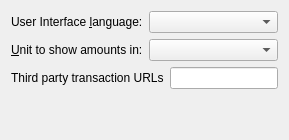
     <widget class="QWidget" name="tabDisplay">
      <attribute name="title">
       <string>&amp;Display</string>
      </attribute>
      <layout class="QVBoxLayout" name="verticalLayout_Display">
       <item>
        <layout class="QHBoxLayout" name="horizontalLayout_1_Display">
         <item>
          <widget class="QLabel" name="langLabel">
           <property name="text">
            <string>User Interface &amp;language:</string>
           </property>
           <property name="textFormat">
            <enum>Qt::PlainText</enum>
           </property>
           <property name="buddy">
            <cstring>lang</cstring>
           </property>
          </widget>
         </item>
         <item>
          <widget class="QValueComboBox" name="lang">
           <property name="toolTip">
            <string>The user interface language can be set here. This setting will take effect after restarting %1.</string>
           </property>
          </widget>
         </item>
        </layout>
       </item>
       <item>
        <layout class="QHBoxLayout" name="horizontalLayout_2_Display">
         <item>
          <widget class="QLabel" name="unitLabel">
           <property name="text">
            <string>&amp;Unit to show amounts in:</string>
           </property>
           <property name="textFormat">
            <enum>Qt::PlainText</enum>
           </property>
           <property name="buddy">
            <cstring>unit</cstring>
           </property>
          </widget>
         </item>
         <item>
          <widget class="QValueComboBox" name="unit">
           <property name="toolTip">
            <string>Choose the default subdivision unit to show in the interface and when sending coins.</string>
           </property>
          </widget>
         </item>
        </layout>
       </item>
       <item>
        <layout class="QHBoxLayout" name="horizontalLayout_3_Display">
         <item>
          <widget class="QLabel" name="thirdPartyTxUrlsLabel">
           <property name="toolTip">
            <string>Third party URLs (e.g. a block explorer) that appear in the transactions tab as context menu items. %s in the URL is replaced by transaction hash. Multiple URLs are separated by vertical bar |.</string>
           </property>
           <property name="text">
            <string>Third party transaction URLs</string>
           </property>
           <property name="buddy">
            <cstring>thirdPartyTxUrls</cstring>
           </property>
          </widget>
         </item>
         <item>
          <widget class="QLineEdit" name="thirdPartyTxUrls">
           <property name="toolTip">
            <string>Third party URLs (e.g. a block explorer) that appear in the transactions tab as context menu items. %s in the URL is replaced by transaction hash. Multiple URLs are separated by vertical bar |.</string>
           </property>
          </widget>
         </item>
        </layout>
       </item>
       <item>
        <spacer name="verticalSpacer_Display">
         <property name="orientation">
          <enum>Qt::Vertical</enum>
         </property>
         <property name="sizeHint" stdset="0">
          <size>
           <width>20</width>
           <height>40</height>
          </size>
         </property>
        </spacer>
       </item>
      </layout>
     </widget>
